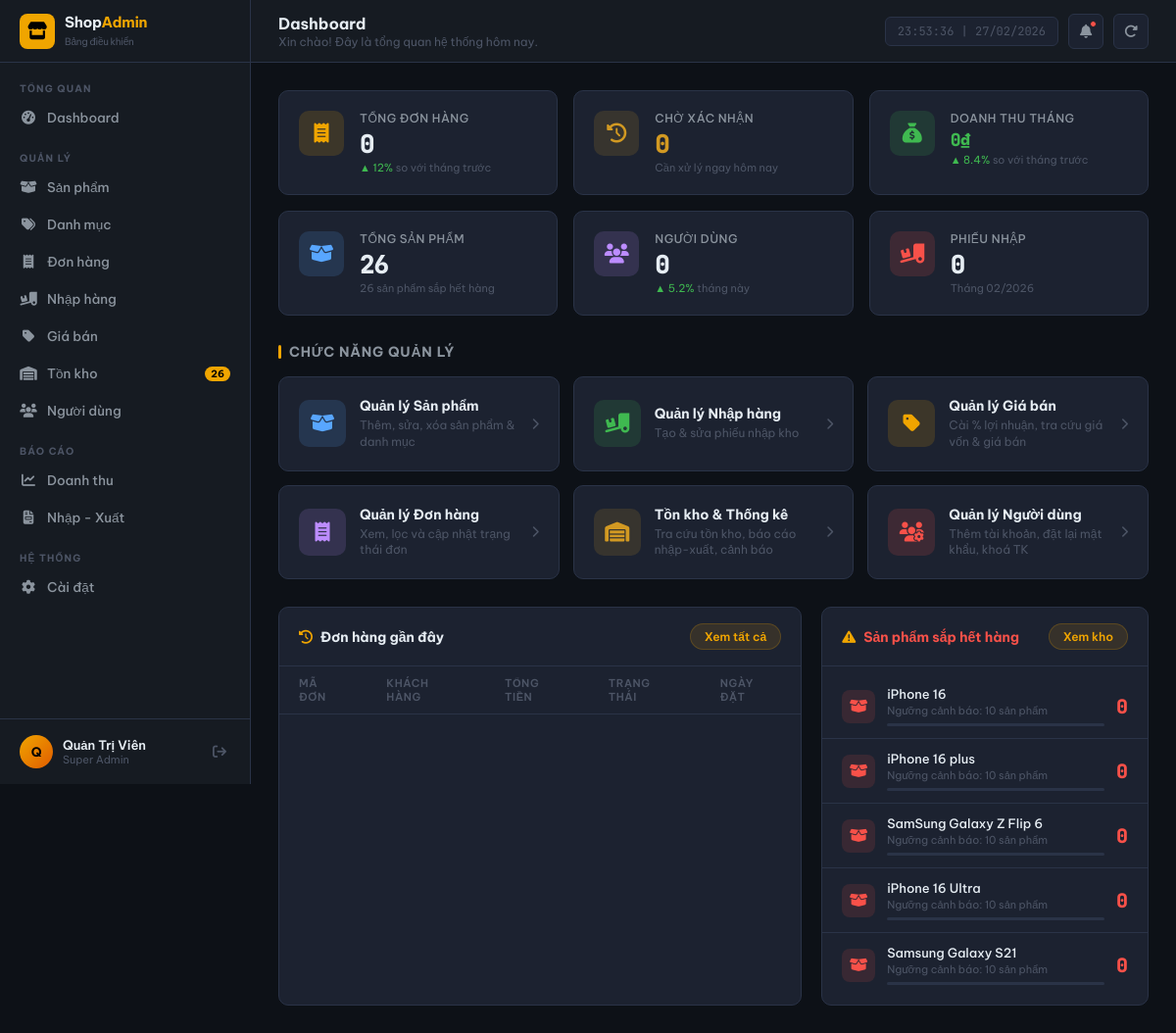
The page / on the database its author committed.
### tables this page shows
CREATE TABLE `sanpham` (
  `idSP` int NOT NULL,
  `TENSP` varchar(100) NOT NULL,
  `HANG` int NOT NULL,
  `GIANHAP` decimal(15, 0) NOT NULL,
  `LOINHUAN` decimal(5,2) NOT NULL,
  `GIABAN` decimal(15, 0) NOT NULL,
  `DVTINH` varchar(20) NOT NULL DEFAULT 'VNĐ',
  `SOLUONG` int NOT NULL DEFAULT 0,
  `idDM` int NOT NULL,
  `IMG` varchar(100) NOT NULL,
  `MOTA` text NOT NULL,
  `TRANGTHAI` tinyint NOT NULL DEFAULT 1,
  `DISCOUNT` int NOT NULL DEFAULT 0
);

### Index.php (the view, shortened to what this page needs)
<?php
$page_title    = 'Dashboard';
$page_subtitle = 'Xin chào! Đây là tổng quan hệ thống hôm nay.';
$active_nav    = 'home';
include_once 'connectDB.php';
$stats = [
    'total_orders'    => 0,
    'pending_orders'  => 0,
    'revenue_month'   => 0,
    'total_products'  => 0,
    'low_stock'       => 0,
    'total_users'     => 0,
    'import_receipts' => 0,
];
try {
    $month = date('m');
    $year  = date('Y');
    $stats['total_orders'] = $conn
        ->query("SELECT COUNT(*) AS total FROM hoadon")
        ->fetch_assoc()['total'];
    $pending = trang_thai_hoa_don::PENDING->value;
    $stats['pending_orders'] = $conn
        ->query("SELECT COUNT(*) AS total FROM hoadon WHERE TRANGTHAI = '$pending'")
        ->fetch_assoc()['total'];
    $completed = trang_thai_hoa_don::COMPLETED->value;
    $stats['revenue_month'] = $conn
        ->query("SELECT COALESCE(SUM(THANHTIEN), 0) AS total
                 FROM hoadon
                 WHERE TRANGTHAI = '$completed'
                   AND MONTH(NGAYMUA) = $month
                   AND YEAR(NGAYMUA)  = $year")
        ->fetch_assoc()['total'];
    $sp_active = trang_thai_san_pham::ACTIVE->value;
    $stats['total_products'] = $conn
        ->query("SELECT COUNT(*) AS total FROM sanpham WHERE TRANGTHAI = $sp_active")
        ->fetch_assoc()['total'];
    $stats['low_stock'] = $conn
        ->query("SELECT COUNT(*) AS total FROM sanpham WHERE SOLUONG < 10 AND TRANGTHAI = $sp_active")
        ->fetch_assoc()['total'];
    $stats['total_users'] = $conn
        ->query("SELECT COUNT(*) AS total FROM taikhoan")
        ->fetch_assoc()['total'];
    $pn_hoan_tat = trang_thai_phieu_nhap::HOAN_TAT->value;
    $stats['import_receipts'] = $conn
        ->query("SELECT COUNT(*) AS total FROM phieunhap
                 WHERE TRANGTHAI = $pn_hoan_tat
                   AND MONTH(NGAYNHAP) = $month
                   AND YEAR(NGAYNHAP)  = $year")
        ->fetch_assoc()['total'];
} catch (mysqli_sql_exception $e) {
    file_put_contents("logs/index/dashboard.text",
        date('[Y-m-d H:i:s]') . " [STATS] " . $e->getMessage() . "\n", FILE_APPEND);
}
$low_stock_items = [];
try {
    $sp_active = trang_thai_san_pham::ACTIVE->value;
    $res = $conn->query(
        "SELECT TENSP, SOLUONG FROM sanpham
         WHERE SOLUONG < 10 AND TRANGTHAI = $sp_active
         ORDER BY SOLUONG ASC
         LIMIT 5"
    );
    while ($row = $res->fetch_assoc()) {
        $low_stock_items[] = [
            'name'      => $row['TENSP'],
            'qty'       => $row['SOLUONG'],
            'threshold' => 10,
        ];
    }
} catch (mysqli_sql_exception $e) {
    file_put_contents("logs/index/dashboard.text",
        date('[Y-m-d H:i:s]') . " [LOWSTOCK] " . $e->getMessage() . "\n", FILE_APPEND);
}
$pending_orders  = $stats['pending_orders'];
$low_stock_count = $stats['low_stock'];
require_once 'includes/layout.php';
?>
<div class="stats-grid">
  <div class="stat-card">
    <div class="stat-icon si-amber"><i class="fa-solid fa-receipt"></i></div>
    <div class="stat-info">
      <div class="stat-label">Tổng đơn hàng</div>
      <div class="stat-value"><?= number_format($stats['total_orders']) ?></div>
      <div class="stat-sub"><span class="up">▲ 12%</span> so với tháng trước</div>
    </div>
  </div>
  <div class="stat-card">
    <div class="stat-icon si-orange"><i class="fa-solid fa-clock-rotate-left"></i></div>
    <div class="stat-info">
      <div class="stat-label">Chờ xác nhận</div>
      <div class="stat-value" style="color:var(--orange)"><?= $stats['pending_orders'] ?></div>
      <div class="stat-sub">Cần xử lý ngay hôm nay</div>
    </div>
  </div>
  <div class="stat-card">
    <div class="stat-icon si-green"><i class="fa-solid fa-sack-dollar"></i></div>
    <div class="stat-info">
      <div class="stat-label">Doanh thu tháng</div>
      <div class="stat-value" style="font-size:18px;color:var(--green)"><?= number_format($stats['revenue_month']) ?>₫</div>
      <div class="stat-sub"><span class="up">▲ 8.4%</span> so với tháng trước</div>
    </div>
  </div>
  <div class="stat-card">
    <div class="stat-icon si-blue"><i class="fa-solid fa-box-open"></i></div>
    <div class="stat-info">
      <div class="stat-label">Tổng sản phẩm</div>
      <div class="stat-value"><?= number_format($stats['total_products']) ?></div>
      <div class="stat-sub"><?= $stats['low_stock'] ?> sản phẩm sắp hết hàng</div>
    </div>
  </div>
  <div class="stat-card">
    <div class="stat-icon si-purple"><i class="fa-solid fa-users"></i></div>
    <div class="stat-info">
      <div class="stat-label">Người dùng</div>
      <div class="stat-value"><?= number_format($stats['total_users']) ?></div>
      <div class="stat-sub"><span class="up">▲ 5.2%</span> tháng này</div>
    </div>
  </div>
  <div class="stat-card">
    <div class="stat-icon si-red"><i class="fa-solid fa-truck-ramp-box"></i></div>
    <div class="stat-info">
      <div class="stat-label">Phiếu nhập</div>
      <div class="stat-value"><?= $stats['import_receipts'] ?></div>
      <div class="stat-sub">Tháng <?= date('m/Y') ?></div>
    </div>
  </div>
</div>
<div class="section-header">
  <div class="section-title">Chức năng quản lý</div>
</div>
<div class="modules-grid">
  <a href="products.php" class="module-card">
    <div class="module-icon si-blue"><i class="fa-solid fa-box-open"></i></div>
    <div class="module-content">
      <h3>Quản lý Sản phẩm</h3>
      <p>Thêm, sửa, xóa sản phẩm &amp; danh mục</p>
    </div>
    <div class="module-arrow"><i class="fa-solid fa-chevron-right"></i></div>
  </a>
  <a href="import.php" class="module-card">
    <div class="module-icon si-green"><i class="fa-solid fa-truck-ramp-box"></i></div>
    <div class="module-content">
      <h3>Quản lý Nhập hàng</h3>
      <p>Tạo &amp; sửa phiếu nhập kho</p>
    </div>
    <div class="module-arrow"><i class="fa-solid fa-chevron-right"></i></div>
  </a>
  <a href="pricing.php" class="module-card">
    <div class="module-icon si-amber"><i class="fa-solid fa-tag"></i></div>
    <div class="module-content">
      <h3>Quản lý Giá bán</h3>
      <p>Cài % lợi nhuận, tra cứu giá vốn &amp; giá bán</p>
    </div>
    <div class="module-arrow"><i class="fa-solid fa-chevron-right"></i></div>
  </a>
  <a href="orders.php" class="module-card">
    <div class="module-icon si-purple"><i class="fa-solid fa-receipt"></i></div>
    <div class="module-content">
      <h3>Quản lý Đơn hàng</h3>
      <p>Xem, lọc và cập nhật trạng thái đơn</p>
    </div>
    <div class="module-arrow"><i class="fa-solid fa-chevron-right"></i></div>
  </a>
  <a href="inventory.php" class="module-card">
    <div class="module-icon si-orange"><i class="fa-solid fa-warehouse"></i></div>
    <div class="module-content">
      <h3>Tồn kho &amp; Thống kê</h3>
      <p>Tra cứu tồn kho, báo cáo nhập-xuất, cảnh báo</p>
    </div>
    <div class="module-arrow"><i class="fa-solid fa-chevron-right"></i></div>
  </a>
  <a href="users.php" class="module-card">
    <div class="module-icon si-red"><i class="fa-solid fa-users-gear"></i></div>
    <div class="module-content">
      <h3>Quản lý Người dùng</h3>
      <p>Thêm tài khoản, đặt lại mật khẩu, khoá TK</p>
    </div>
    <div class="module-arrow"><i class="fa-solid fa-chevron-right"></i></div>
  </a>
</div>
<div class="bottom-grid">
  <div class="card">
    <div class="card-header">
      <div class="card-title"><i class="fa-solid fa-clock-rotate-left"></i> Đơn hàng gần đây</div>
      <a href="orders.php" class="btn-view-all">Xem tất cả</a>
    </div>
    <table>
      <thead>
        <tr>
          <th>Mã đơn</th>
          <th>Khách hàng</th>
          <th>Tổng tiền</th>
          <th>Trạng thái</th>
          <th>Ngày đặt</th>
        </tr>
      </thead>
    </table>
  </div>
  <div class="card">
    <div class="card-header">
      <div class="card-title" style="color:var(--red)">
        <i class="fa-solid fa-triangle-exclamation"></i> Sản phẩm sắp hết hàng
      </div>
      <a href="inventory.php" class="btn-view-all">Xem kho</a>
    </div>
    <div class="low-stock-list">
      <?php foreach ($low_stock_items as $item): ?>
      <div class="low-stock-item">
        <div class="stock-icon"><i class="fa-solid fa-box-open"></i></div>
        <div class="stock-info">
          <div class="stock-name"><?= htmlspecialchars($item['name']) ?></div>
          <div class="stock-meta">Ngưỡng cảnh báo: <?= $item['threshold'] ?> sản phẩm</div>
          <div class="stock-progress">
          </div>
        </div>
        <div class="stock-qty"><?= $item['qty'] ?></div>
      </div>
      <?php endforeach; ?>
    </div>
  </div>
</div>
<?php require_once 'includes/layout_footer.php'; ?>

### includes/layout.php (shortened to what this page needs)
<?php
$page_title    = $page_title    ?? 'Admin Panel';
$page_subtitle = $page_subtitle ?? '';
$active_nav    = $active_nav    ?? '';
$admin_name = $_SESSION['admin']['name'] ?? 'Quản Trị Viên';
$admin_role = $_SESSION['admin']['role'] ?? 'Super Admin';
$pending_orders = $pending_orders ?? 34;
$low_stock_count = $low_stock_count ?? 8;
$nav_items = [
  'overview' => [
    'title' => 'Tổng quan',
    'items' => [
      'home' => ['label' => 'Dashboard', 'icon' => 'fa-gauge-high', 'href' => 'admin_home.php'],
    ]
  ],
  'manage' => [
    'title' => 'Quản lý',
    'items' => [
      'products'  => ['label' => 'Sản phẩm',    'icon' => 'fa-box-open',        'href' => 'products.php'],
      'categories'=> ['label' => 'Danh mục',    'icon' => 'fa-tags',            'href' => 'categories.php'],
      'orders'    => ['label' => 'Đơn hàng',    'icon' => 'fa-receipt',         'href' => 'orders.php',    'badge' => $pending_orders,  'badge_class' => ''],
      'import'    => ['label' => 'Nhập hàng',   'icon' => 'fa-truck-ramp-box',  'href' => 'import.php'],
      'pricing'   => ['label' => 'Giá bán',     'icon' => 'fa-tag',             'href' => 'pricing.php'],
      'inventory' => ['label' => 'Tồn kho',     'icon' => 'fa-warehouse',       'href' => 'inventory.php', 'badge' => $low_stock_count, 'badge_class' => 'amber'],
      'users'     => ['label' => 'Người dùng',  'icon' => 'fa-users',           'href' => 'users.php'],
    ]
  ],
  'reports' => [
    'title' => 'Báo cáo',
    'items' => [
      'report_revenue' => ['label' => 'Doanh thu',   'icon' => 'fa-chart-line',   'href' => 'report_revenue.php'],
      'report_import'  => ['label' => 'Nhập - Xuất', 'icon' => 'fa-file-invoice', 'href' => 'report_import.php'],
    ]
  ],
  'system' => [
    'title' => 'Hệ thống',
    'items' => [
      'settings' => ['label' => 'Cài đặt', 'icon' => 'fa-gear', 'href' => 'settings.php'],
    ]
  ],
];
?>
<!DOCTYPE html>
<html lang="vi">
<head>
  <link rel="stylesheet" href="https://cdnjs.cloudflare.com/ajax/libs/font-awesome/6.5.0/css/all.min.css">
  <link rel="stylesheet" href="assets/css/index.css">
</head>
<body>
<aside class="sidebar">
  <div class="sidebar-logo">
    <div class="logo-icon"><i class="fa-solid fa-store"></i></div>
    <div class="logo-text">
      Shop<span>Admin</span><br>
      <small style="font-size:10px;font-weight:400;color:var(--text-muted)">Bảng điều khiển</small>
    </div>
  </div>
  <nav class="sidebar-nav">
    <?php foreach ($nav_items as $section_key => $section): ?>
    <div class="nav-section">
      <div class="nav-section-title"><?= $section['title'] ?></div>
      <?php foreach ($section['items'] as $key => $item): ?>
      <a href="<?= $item['href'] ?>" class="nav-item <?= ($active_nav === $key) ? 'active' : '' ?>">
        <i class="fa-solid <?= $item['icon'] ?>"></i>
        <?= $item['label'] ?>
        <?php if (!empty($item['badge']) && $item['badge'] > 0): ?>
          <span class="nav-badge <?= $item['badge_class'] ?? '' ?>"><?= $item['badge'] ?></span>
        <?php endif; ?>
      </a>
      <?php endforeach; ?>
    </div>
    <?php endforeach; ?>
  </nav>
  <div class="sidebar-footer">
    <div class="admin-avatar"><?= strtoupper(mb_substr($admin_name, 0, 1, 'UTF-8')) ?></div>
    <div class="admin-info">
      <div class="name"><?= htmlspecialchars($admin_name) ?></div>
      <div class="role"><?= htmlspecialchars($admin_role) ?></div>
    </div>
    <a href="logout.php" class="btn-logout" title="Đăng xuất">
      <i class="fa-solid fa-arrow-right-from-bracket"></i>
    </a>
  </div>
</aside>
<div class="main-wrap">
  <header class="topbar">
    <div class="topbar-title">
      <h1><?= htmlspecialchars($page_title) ?></h1>
      <?php if ($page_subtitle): ?>
        <p><?= htmlspecialchars($page_subtitle) ?></p>
      <?php endif; ?>
    </div>
    <div class="topbar-actions">
      <div class="topbar-date" id="clock">--:-- | --/--/----</div>
      <button class="btn-icon" title="Thông báo">
        <i class="fa-solid fa-bell"></i>
        <span class="notif-dot"></span>
      </button>
      <button class="btn-icon" title="Làm mới" onclick="location.reload()">
        <i class="fa-solid fa-rotate-right"></i>
      </button>
    </div>
  </header>
  <main class="content">

### includes/layout_footer.php (shortened to what this page needs)
  </main>
</div>
</body>
</html>

### rows shown on the page
sanpham: TENSP "iPhone 16", threshold "10", SOLUONG "0"
sanpham: TENSP "iPhone 16 plus", threshold "10", SOLUONG "0"
sanpham: TENSP "SamSung Galaxy Z Flip 6", threshold "10", SOLUONG "0"
sanpham: TENSP "iPhone 16 Ultra", threshold "10", SOLUONG "0"
sanpham: TENSP "Samsung Galaxy S21", threshold "10", SOLUONG "0"

### other values the page prints
$section['title'] "TỔNG QUAN"
$item['label'] "Dashboard"
$section['title'] "QUẢN LÝ"
$item['label'] "Sản phẩm"
$item['label'] "Danh mục"
$item['label'] "Đơn hàng"
$item['label'] "Nhập hàng"
$item['label'] "Giá bán"
$item['label'] "Tồn kho"
$item['badge'] "26"
$item['label'] "Người dùng"
$section['title'] "BÁO CÁO"
$item['label'] "Doanh thu"
$item['label'] "Nhập - Xuất"
$section['title'] "HỆ THỐNG"
